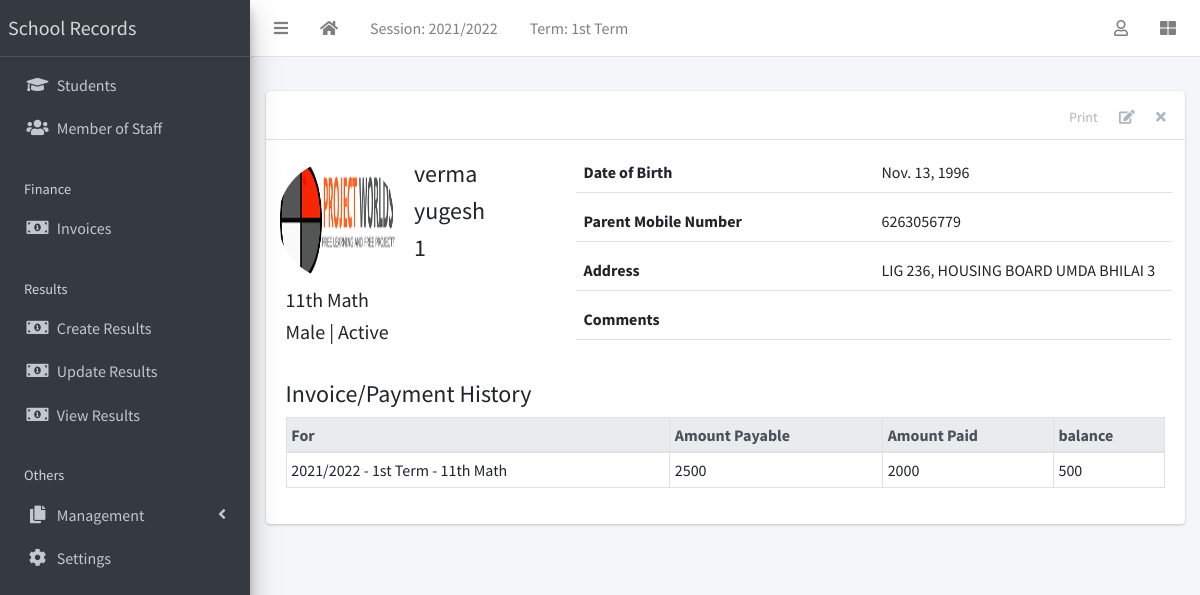
The page /student/1/ (signed in) on the database its author committed.
### apps/corecode/models.py (models this page shows)
class AcademicSession(models.Model):
    name = models.CharField(max_length=200, unique=True)
    current = models.BooleanField(default=True)
    class Meta:
        ordering = ["-name"]
    def __str__(self):
        return self.name

class AcademicTerm(models.Model):
    name = models.CharField(max_length=20, unique=True)
    current = models.BooleanField(default=True)
    class Meta:
        ordering = ["name"]
    def __str__(self):
        return self.name

class StudentClass(models.Model):
    name = models.CharField(max_length=200, unique=True)
    class Meta:
        verbose_name = "Class"
        verbose_name_plural = "Classes"
        ordering = ["name"]
    def __str__(self):
        return self.name

### apps/students/models.py (models this page shows, shortened)
class Student(models.Model):
    STATUS_CHOICES = [("active", "Active"), ("inactive", "Inactive")]
    GENDER_CHOICES = [("male", "Male"), ("female", "Female")]
    current_status = models.CharField(
        max_length=10, choices=STATUS_CHOICES, default="active"
    )
    registration_number = models.CharField(max_length=200, unique=True)
    surname = models.CharField(max_length=200)
    firstname = models.CharField(max_length=200)
    other_name = models.CharField(max_length=200, blank=True)
    gender = models.CharField(max_length=10, choices=GENDER_CHOICES, default="male")
    date_of_birth = models.DateField(default=timezone.now)
    current_class = models.ForeignKey(
        StudentClass, on_delete=models.SET_NULL, blank=True, null=True
    )
    date_of_admission = models.DateField(default=timezone.now)
    mobile_num_regex = RegexValidator(
        regex="^[0-9]{10,15}$", message="Entered mobile number isn't in a right format!"
    )
    parent_mobile_number = models.CharField(
        validators=[mobile_num_regex], max_length=13, blank=True
    )
    address = models.TextField(blank=True)
    others = models.TextField(blank=True)
    passport = models.ImageField(blank=True, upload_to="students/passports/")
    class Meta:
        ordering = ["surname", "firstname", "other_name"]

### apps/finance/models.py (models this page shows, shortened)
class Invoice(models.Model):
    student = models.ForeignKey(Student, on_delete=models.CASCADE)
    session = models.ForeignKey(AcademicSession, on_delete=models.CASCADE)
    term = models.ForeignKey(AcademicTerm, on_delete=models.CASCADE)
    class_for = models.ForeignKey(StudentClass, on_delete=models.CASCADE)
    balance_from_previous_term = models.IntegerField(default=0)
    status = models.CharField(
        max_length=20,
        choices=[("active", "Active"), ("closed", "Closed")],
        default="active",
    )
    class Meta:
        ordering = ["student", "term"]
    def balance(self):
        payable = self.total_amount_payable()
        paid = self.total_amount_paid()
        return payable - paid
    def amount_payable(self):
        items = InvoiceItem.objects.filter(invoice=self)
        total = 0
        for item in items:
            total += item.amount
        return total
    def total_amount_payable(self):
        return self.balance_from_previous_term + self.amount_payable()
    def total_amount_paid(self):
        receipts = Receipt.objects.filter(invoice=self)
        amount = 0
        for receipt in receipts:
            amount += receipt.amount_paid
        return amount

class InvoiceItem(models.Model):
    invoice = models.ForeignKey(Invoice, on_delete=models.CASCADE)
    description = models.CharField(max_length=200)
    amount = models.IntegerField()

class Receipt(models.Model):
    invoice = models.ForeignKey(Invoice, on_delete=models.CASCADE)
    amount_paid = models.IntegerField()
    date_paid = models.DateField(default=timezone.now)
    comment = models.CharField(max_length=200, blank=True)

### apps/students/views.py (the view)
# urls.py: path("<int:pk>/", StudentDetailView.as_view(), name="student-detail"),
class StudentDetailView(LoginRequiredMixin, DetailView):
    model = Student
    template_name = "students/student_detail.html"
    def get_context_data(self, **kwargs):
        context = super(StudentDetailView, self).get_context_data(**kwargs)
        context["payments"] = Invoice.objects.filter(student=self.object)
        return context

### apps/corecode/context_processors.py (called while the page is built)
def site_defaults(request):
    current_session = AcademicSession.objects.get(current=True)
    current_term = AcademicTerm.objects.get(current=True)
    vals = SiteConfig.objects.all()
    contexts = {
        "current_session": current_session.name,
        "current_term": current_term.name,
    }
    for val in vals:
        contexts[val.key] = val.value
    return contexts

### apps/students/templates/students/student_detail.html (shortened to what this page needs)
{% extends 'base.html' %}
{% load static %}
{% block content-header %}
<div class="card-header">
  <div class="card-tools">
    <a href="#" class="btn btn-tool">Print</a>
    <a href="{% url 'student-update' object.id %}" class="btn btn-tool">
      <i class="fas fa-edit"></i>
    </a>
    <a href="{% url 'student-delete' object.id %}" class="btn btn-tool">
      <i class="fas fa-times"></i>
    </a>
  </div>
</div>
{% endblock content-header %}
{% block content %}
    <div class="row mb-4">
      <div class="col-sm-4">
        <div class="row mb-2">
          {% if object.passport %}
            <img
              src="{{ object.passport.url }}"
              class="float-left rounded-circle mr-3" style="width: 120px; height: 120px;">
          {% else %}
            <img
              src="{% static 'dist/img/avatar.png' %}"
              class="float-left rounded-circle mr-3" style="width: 120px; height: 120px;">
          {% endif %}
          <div class="float-right">
            <h4>{{ object.surname }} </h4>
            <h4>{{ object.firstname }} </h4>
            <h4>{{ object.registration_number }} </h4>
          </div>
        </div>
        <h5>{{ object.current_class }} </h5>
        <h5>{{ object.get_gender_display }} | {{ object.get_current_status_display }}</h5>
      </div>
      <div class="col-sm-8">
        <div>
          <div class="form-group border-bottom row">
            <label class="col">
              Date of Birth
            </label>
            <div class="col">
              {{ object.date_of_birth }}
            </div>
          </div>
          <div class="form-group border-bottom row">
            <label class="col">
              Parent Mobile Number
            </label>
            <div class="col">
              {{ object.parent_mobile_number}}
            </div>
          </div>
          <div class="form-group border-bottom row">
            <label class="col">
              Address
            </label>
            <div class="col">
              {{ object.address }}
            </div>
          </div>
          <div class="form-group border-bottom row">
            <label class="col">
              Comments
            </label>
            <div class="col">
            </div>
          </div>
        </div>
      </div>
    </div>
    <h4>Invoice/Payment History</h4>
    {% if payments %}
      <table class="table table-sm table-bordered table-hover">
        <thead class="thead-light">
          <tr>
            <th>For</th>
            <th>Amount Payable</th>
            <th>Amount Paid</th>
            <th>balance</th>
          </tr>
        </thead>
        <tbody>
          {% for payment in payments %}
            <tr class='clickable-row' data-href="{% url 'invoice-detail' payment.id %}">
              <td>{{payment.session}} - {{payment.term}} - {{ payment.class_for}}</td>
              <td>{{payment.total_amount_payable}}</td>
              <td>{{payment.total_amount_paid}}</td>
              <td>{{payment.balance}}</td>
            </tr>
          {% endfor %}
        </tbody>
      </table>
    {% else %}
        <p>There are no payment history for {{object}}</p>
    {% endif %}
{% endblock content %}

### templates/base.html (shortened to what this page needs)
{% load static %}
<!DOCTYPE html>
<html lang="en">
<head>
  <link rel="stylesheet" href="{% static 'plugins/fontawesome-free/css/all.min.css' %}">
  <link rel="stylesheet" href="{% static 'plugins/toastr/toastr.min.css' %}">
  <link rel="stylesheet"
    href="{% static 'plugins/overlayScrollbars/css/OverlayScrollbars.min.css' %}">
  <link rel="stylesheet" href="{% static 'plugins/Datatables/datatables.min.css' %}" />
  <link rel="stylesheet" href="{% static 'dist/css/adminlte.min.css' %}">
</head>
<body
  class="hold-transition sidebar-mini layout-fixed layout-navbar-fixed layout-footer-fixed">
  <div class="wrapper">
    <nav class="main-header navbar navbar-expand navbar-white navbar-light">
      <ul class="navbar-nav">
        <li class="nav-item">
          <a class="nav-link" data-widget="pushmenu" href="#" role="button"><i
              class="fas fa-bars"></i></a>
        </li>
        <li class="nav-item d-none d-sm-inline-block">
          <a href="{% url 'home' %} " class="nav-link"><i class="fa fa-home"></i></a>
        </li>
        <li class="nav-item d-none d-sm-inline-block">
          <a href="{% url 'current-session' %}" class="nav-link">Session: {{ current_session }}</a>
        </li>
        <li class="nav-item d-none d-sm-inline-block">
          <a href="{% url 'current-session' %}" class="nav-link">Term: {{ current_term }}</a>
        </li>
      </ul>
      <ul class="navbar-nav ml-auto">
        <li class="nav-item dropdown">
          <a class="nav-link" data-toggle="dropdown" href="#">
            <i class="far fa-user"></i>
          </a>
        </li>
        <li class="nav-item">
          <a class="nav-link" data-widget="control-sidebar" data-slide="true"
            href="#" role="button"><i class="fas fa-th-large"></i></a>
        </li>
      </ul>
    </nav>
    <aside class="main-sidebar sidebar-dark-primary elevation-4">
      <a href="{% url 'home' %}" class="brand-link">School Records</a>
      <div class="sidebar">
        <nav class="mt-2">
          <ul class="nav nav-pills nav-sidebar flex-column"
            data-widget="treeview" role="menu" data-accordion="false">
            <li class="nav-item">
              <a href="{% url 'student-list' %}" class="nav-link">
                <i class="nav-icon fas fa-graduation-cap"></i>
                <p>
                  Students
                </p>
              </a>
            </li>
            <li class="nav-item">
              <a href="{% url 'staff-list' %}" class="nav-link">
                <i class="nav-icon fas fa-users"></i>
                <p>
                  Member of Staff
                </p>
              </a>
            </li>
            <li class="nav-header">Finance</li>
            <li class="nav-item">
              <a href="{% url 'invoice-list' %}" class="nav-link">
                <i class="nav-icon fas fa-money-bill-alt"></i>
                <p>
                  Invoices
                </p>
              </a>
            </li>
            <li class="nav-header">Results</li>
            <li class="nav-item">
              <a href="{% url 'create-result' %}" class="nav-link">
                <i class="nav-icon fas fa-money-bill-alt"></i>
                <p>
                  Create Results
                </p>
              </a>
            </li>
            <li class="nav-item">
              <a href="{% url 'edit-results' %}" class="nav-link">
                <i class="nav-icon fas fa-money-bill-alt"></i>
                <p>
                  Update Results
                </p>
              </a>
            </li>
            <li class="nav-item">
              <a href="{% url 'view-results' %}" class="nav-link">
                <i class="nav-icon fas fa-money-bill-alt"></i>
                <p>
                  View Results
                </p>
              </a>
            </li>
            <li class="nav-header">Others</li>
            <li class="nav-item has-treeview">
              <a href="#" class="nav-link">
                <i class="nav-icon fas fa-copy"></i>
                <p>
                  Management
                  <i class="fas fa-angle-left right"></i>
                </p>
              </a>
            </li>
            <li class="nav-item">
              <a href="{% url 'configs' %}" class="nav-link">
                <i class="nav-icon fas fa-cog"></i>
                <p>
                  Settings
                </p>
              </a>
            </li>
          </ul>
        </nav>
      </div>
    </aside>
    <div class="content-wrapper">
      <section class="content-header">
      </section>
      <section class="content">
        <div class="container-fluid">
          <div class="row">
            <div class="col-md-12">
              {% block fullcard %}
              <div class="card">
                {% block content-header %}{% endblock content-header %}
                <div class="card-body">
                  <div class="row">
                    <div class="col">
                      {% block content %}
                      {% endblock content %}
                    </div>
                  </div>
                </div>
              </div>
              {% endblock fullcard %}
            </div>
          </div>
        </div>
      </section>
    </div>
  </div>
</body>
</html>

### rows shown on the page
AcademicSession: name "2021/2022"
AcademicTerm: name "1st Term"
Student: passport (picture), surname "verma", firstname "yugesh", registration_number "1", current_class "11th Math", gender "Male", current_status "Active", date_of_birth "Nov. 13, 1996", parent_mobile_number "6263056779", address "LIG 236, HOUSING BOARD UMDA BHILAI 3"
Invoice: session "2021/2022", term "1st Term", class_for "11th Math", total_amount_payable "2500", total_amount_paid "2000", balance "500"
